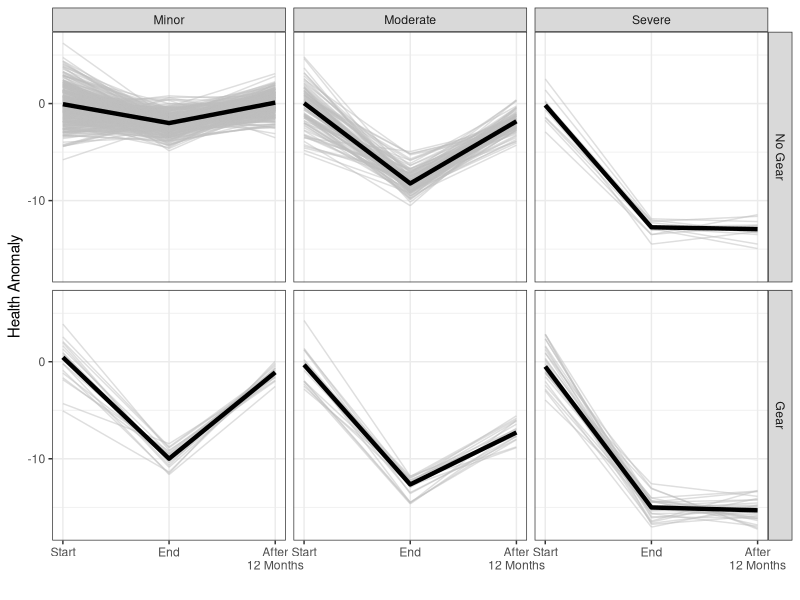
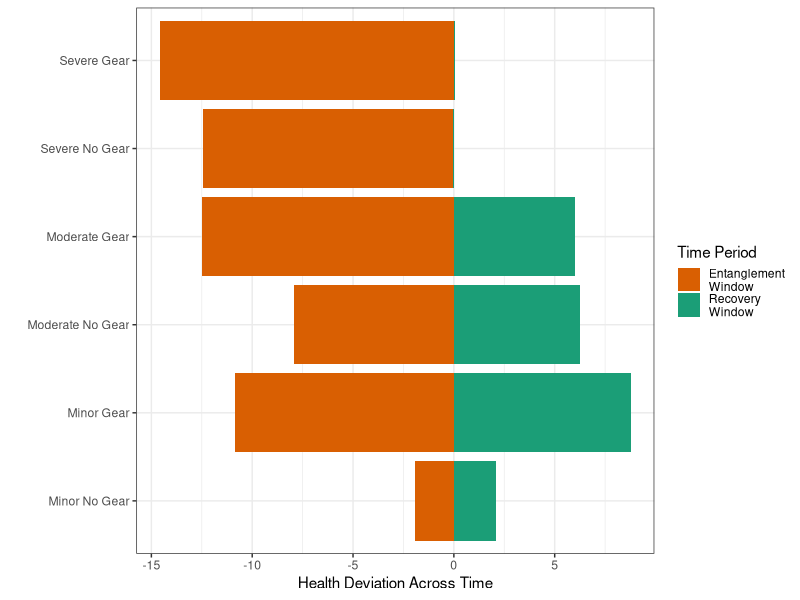
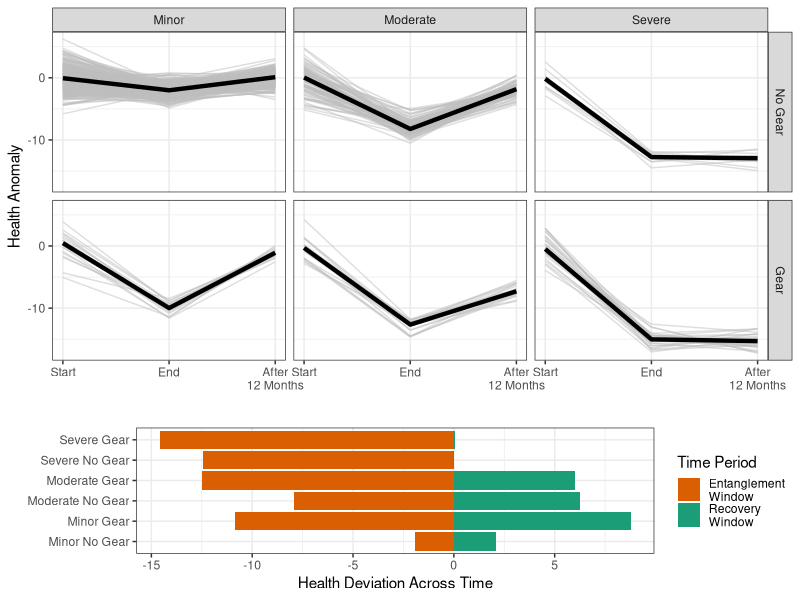

Write the R code that produced these figures, in order.
## ---- chunk 1
rm(list = ls())
set.seed(314)
library(ggplot2)
library(readr)
library(knitr)
library(dplyr)
library(stringr)
## ---- chunk 2
gearInj <- 1:6
gvec1 <- c('Gear', 'Gear', 'No Gear', 'Gear', 'No Gear', 'No Gear')
gvec1 <- factor(gvec1, levels = c('No Gear', 'Gear'))
gvec2 <- c('Severe', 'Moderate', 'Severe', 'Minor', 'Moderate', 'Minor')
gvec3 <- c('Severe Gear', 'Moderate Gear', 'Severe No Gear', 'Minor Gear', 'Moderate No Gear', 'Minor No Gear')
gvec3 <- factor(gvec3, levels = c('Minor No Gear', 'Minor Gear', 'Moderate No Gear', 'Moderate Gear','Severe No Gear','Severe Gear'))
ncat <- length(gearInj)
num <- c(29, 19, 12, 18, 96, 341)

dat <- data.frame(gearInjury = gearInj,
                  gearLab1 = gvec1,
                  gearLab2 = gvec2,
                  gearLab3 = gvec3,
                  numEvents = num)
dat
## ---- chunk 3
hdat <- data.frame(EGNo = floor(runif(n = sum(num), min = 1004, max = 3000)),
                   EntID = sample(1:4, size = sum(num), replace = TRUE),
                   gearInjury = rep(dat$gearInjury, times = dat$numEvents),
                   gearlab1 = rep(dat$gearLab1, times = dat$numEvents),
                   gearlab2 = rep(dat$gearLab2, times = dat$numEvents),
                   gearlab3 = rep(dat$gearLab3, times = dat$numEvents),
                   shAnom = rnorm(sum(num), sd = 2))
head(hdat)
## ---- chunk 4
hdat$ehAnom <- c(rnorm(n = dat$numEvents[1], mean = -15),
                 rnorm(n = dat$numEvents[2], mean = -12.5),
                 rnorm(n = dat$numEvents[3], mean = -13),
                 rnorm(n = dat$numEvents[4], mean = -10),
                 rnorm(n = dat$numEvents[5], mean = -8),
                 rnorm(n = dat$numEvents[6], mean = -2))

hdat$rhAnom <- c(rnorm(n = dat$numEvents[1], mean = -15),
                 rnorm(n = dat$numEvents[2], mean = -7.5),
                 rnorm(n = dat$numEvents[3], mean = -13),
                 rnorm(n = dat$numEvents[4], mean = -1),
                 rnorm(n = dat$numEvents[5], mean = -2),
                 rnorm(n = dat$numEvents[6], mean = 0))
head(hdat)
## ---- chunk 5
hsum <- hdat %>% 
  dplyr::group_by(gearlab1, gearlab2) %>% 
  dplyr::summarise(smed = median(shAnom),
            emed = median(ehAnom),
            rmed = median(rhAnom))
hsuml <- reshape2::melt(hsum, id.vars = c('gearlab1', 'gearlab2'))
hsuml$x <- rep(0:2, each = 6)
head(hsuml)
## ---- chunk 6
p <- ggplot(data = hdat)+
  geom_segment(aes(y = shAnom, yend = ehAnom, x = 0, xend = 1), colour = alpha('grey', 0.5)) +
  geom_segment(aes(y = ehAnom, yend = rhAnom, x = 1, xend = 2), colour = alpha('grey', 0.5))+
  geom_path(data = hsuml, aes(y = value, x = x), lwd = 1.5) + 
    scale_x_continuous(breaks = c(0, 1, 2),
                   labels = c( 'Start', 'End', 'After\n12 Months'))+
  facet_grid(gearlab1 ~ gearlab2)+
  theme_bw()+
  theme(panel.grid.minor.x = element_blank())+
  labs(x = '', y = 'Health Anomaly')
p
## ---- chunk 7
# hsum2 <- 
#   hsum %>% 
#   group_by(gearlab1, gearlab2) %>% 
#   summarise(diff1 = emed - smed,
#             diff2 = rmed - emed)
# hsum2

hsum <- hdat %>% 
  group_by(gearlab1, gearlab2, gearlab3) %>% 
  mutate(diff1 = ehAnom - shAnom, 
         diff2 = rhAnom - ehAnom) %>% 
  summarise(diff1med = median(diff1),
            diff2med = median(diff2))
hsum

hsuml <- reshape2::melt(hsum, id.vars = c('gearlab1', 'gearlab2', 'gearlab3'), measure.vars = c('diff1med', 'diff2med'))
hsuml$pos <- hsuml$value > 0
## ---- chunk 8
p2 <- ggplot(hsuml, aes(x = gearlab3, y = value, fill = variable)) +
  geom_bar(stat = 'identity', position = 'identity')+
  coord_flip()+
  labs(x = '', y = 'Health Deviation Across Time', fill = c('Time Period'))+
  scale_fill_brewer(type = 'qual', palette = 'Dark2', direction = -1, labels = c('Entanglement\nWindow', 'Recovery\nWindow'))+
  theme_bw()
p2
## ---- chunk 9
library(gridExtra)
grid.arrange(p, p2, ncol=1, heights = c(0.7,  0.3))
